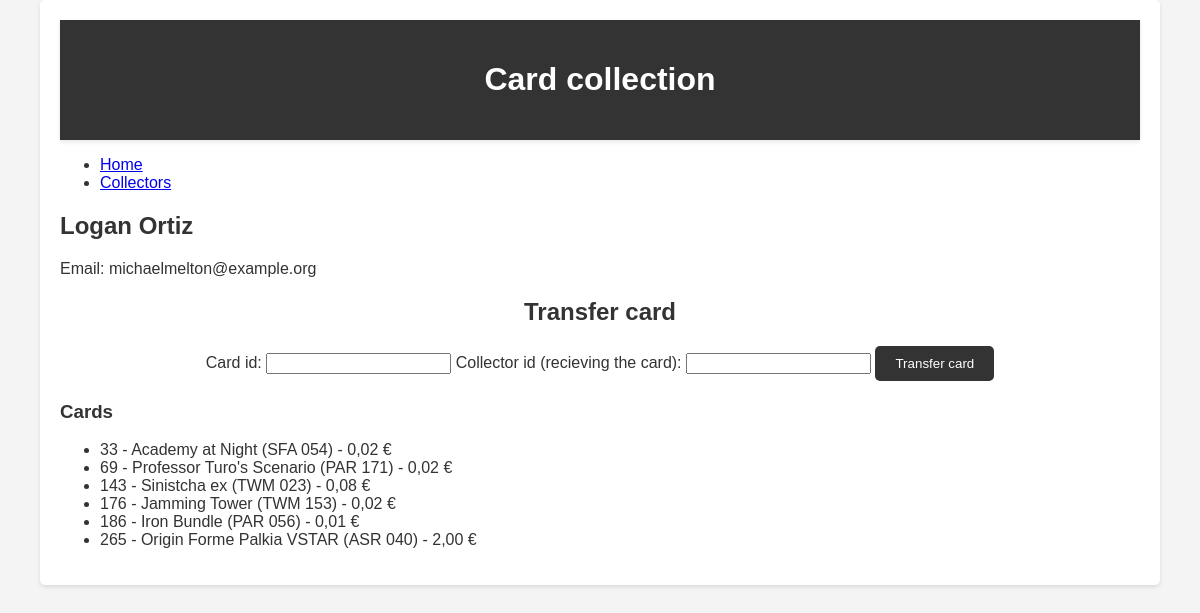
Screenshot of /collector/2 with the database file from the repository.
### tables this page shows
CREATE TABLE ZBIRATELJ(
                id_zbiratelj INTEGER PRIMARY KEY,
                ime VARCHAR(255) NOT NULL,
                priimek VARCHAR(255) NOT NULL,
                eposta VARCHAR(255)
                );

CREATE TABLE KARTA(
                id_karta INTEGER PRIMARY KEY,
                ime VARCHAR(255) NOT NULL,
                zaloga INT NOT NULL,
                cena INT NOT NULL,
                slika VARCHAR(255)
                );

### app.py (the view)
@app.route('/collector/<int:id>')
def collector(id):
    conn = get_db_connection()
    collector = conn.execute('SELECT * FROM ZBIRATELJ WHERE id_zbiratelj = ?', (id,)).fetchone()
    cards = conn.execute('''
        SELECT KARTA.* FROM KARTA
        JOIN ZBIRATELJ_KARTA ON KARTA.id_karta = ZBIRATELJ_KARTA.id_karta
        WHERE ZBIRATELJ_KARTA.id_zbiratelj = ?
    ''', (id,)).fetchall()
    conn.close()
    return render_template('collector.html', collector=collector, cards=cards)

### app.py (called while the page is built)
def get_db_connection():
    conn = sqlite3.connect('cards.db')
    conn.row_factory = sqlite3.Row
    return conn

### templates/collector.html (shortened to what this page needs)
{% extends 'base.html' %}
{% block content %}
<h2>{{ collector['ime'] }} {{ collector['priimek'] }}</h2>
<p>Email: {{ collector['eposta'] }}</p>
<form action="/transfer_card" method="post" class="transfer-card-form">
    <h2>Transfer card</h2>
    <label for="card_id">Card id:</label>
    <input type="number" id="card_id" name="card_id" required>
    <label for="new_collector_id">Collector id (recieving the card):</label>
    <input type="number" id="new_collector_id" name="new_collector_id" required>
    <button type="submit">Transfer card</button>
</form>
<h3>Cards</h3>
<ul>
    {% for card in cards %}
    <li>
        {{ card['id_karta'] }} - {{ card['ime'] }} - {{ card['cena'] }}
    </li>
    {% endfor %}
</ul>
{% endblock %}

### static/style.css (style rules this page uses)
body { font-family: Arial, sans-serif; background-color: #f4f4f4; color: #333; margin: 0; padding: 0; }
form { margin: 20px 0; text-align: center; }
form button { padding: 10px 20px; background-color: #333; color: #fff; border: none; border-radius: 5px; cursor: pointer; transition: background-color 0.3s; }

### rows the page displays
ZBIRATELJ: ime "Logan", priimek "Ortiz", eposta "michaelmelton@example.org"
KARTA: id_karta "33", ime "Academy at Night (SFA 054)", cena "0,02 €"
KARTA: id_karta "69", ime "Professor Turo's Scenario (PAR 171)", cena "0,02 €"
KARTA: id_karta "143", ime "Sinistcha ex (TWM 023)", cena "0,08 €"
KARTA: id_karta "176", ime "Jamming Tower (TWM 153)", cena "0,02 €"
KARTA: id_karta "186", ime "Iron Bundle (PAR 056)", cena "0,01 €"
KARTA: id_karta "265", ime "Origin Forme Palkia VSTAR (ASR 040)", cena "2,00 €"
